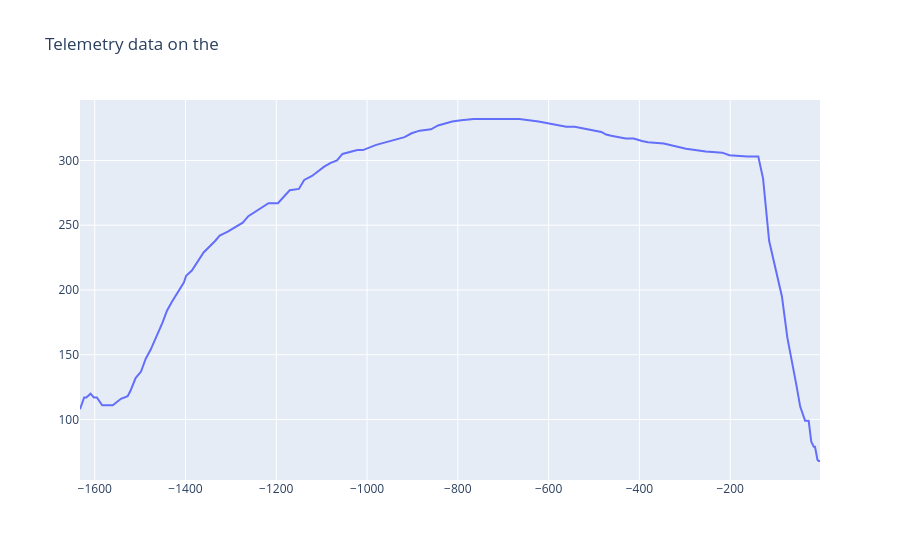

This figure's notebook cell:
### Code cell
plot_df = df2[(df2['distance_m']>_start_2026) & (df2['distance_m']<_end_2026)]
plot_df['distance_plt'] = plot_df['distance_m'] - _end_2026
plot_data = [
    go.Scatter(
        x=plot_df['distance_plt'].values,
        y=plot_df['speed'].values,
    )
]
plot_layout = dict(
    title="Telemetry data on the",
)
fig = go.Figure(data=plot_data, layout=plot_layout)
fig.show()
